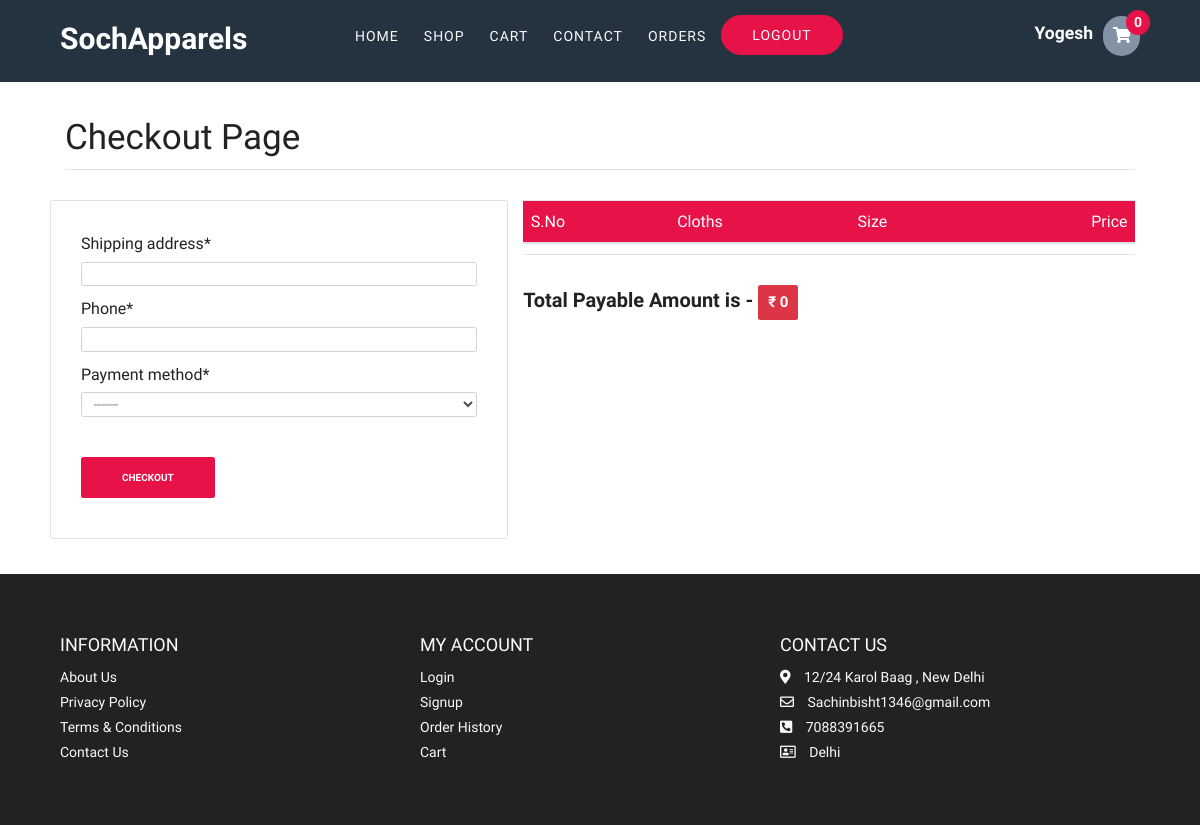
The page /checkout/ (signed in) on the database its author committed.
### store/models/index.py (models this page shows, shortened)
class WebsiteDetail(models.Model):
    website_name = models.CharField(max_length=50)
    website_logo = models.ImageField(upload_to="media/images/", height_field=None, width_field=None, max_length=None)
    website_description = models.CharField(max_length=250)
    favicon_icon = models.ImageField(upload_to="media/images/", height_field=None, width_field=None, max_length=None)
    hero_image = models.ImageField(upload_to="media/images/", height_field=None, width_field=None,
    max_length=None)
    hero_headline = models.CharField(max_length=200)
    offer_headine = models.CharField(max_length=50)
    offer_image = models.ImageField(upload_to="media/images/", height_field=None, width_field=None, max_length=None)
    offer_text = models.CharField(max_length=50)
    location = models.CharField(max_length=150)
    email_1 = models.EmailField(max_length=254)
    email_2 = models.EmailField(max_length=254)
    mobile_1 = models.CharField(max_length=10)
    mobile_2 = models.CharField(max_length=10)
    city = models.CharField(max_length=20)

### store/views/checkout.py (the view, shortened to what this page needs)
# urls.py: path("checkout/", login_required(CheckoutView.as_view(), login_url="/login/"), name="Checkout"),
class CheckoutView(View):
    def get(self, request: WSGIRequest) -> HttpResponse:
        form = CheckoutForm()
        buy: List = request.session.get('buy', [])
        cart: List = request.session.get('cart', [])
        context: Dict = {
            'form': form,
            'cart': cart,
            'buy' : buy[:1],
        }
        return render(request, 'store/checkout.html', context=context)

### store/forms/checkout_form.py
class CheckoutForm(forms.ModelForm):
    class Meta:
        model = Order
        fields = ['shipping_address','phone','payment_method']

### store/templatetags/cloth_tags.py (called while the page is built)
@register.simple_tag
def faviconIcon() -> str:
    favicon = website.favicon_icon.url
    return favicon

@register.simple_tag
def get_address() -> str:
    return website.location

@register.simple_tag
def get_email_1() -> str:
    return website.email_1

@register.simple_tag
def get_mobile_1() -> str:
    return website.mobile_1

@register.simple_tag
def get_city() -> str:
    return website.city

@register.simple_tag
def get_name() -> str:
    return website.website_name

@register.filter
def rupee(number: int) -> str:
    return f'₹ {number}'

@register.filter
def total_payable_amount(cart) -> int:
    total = 0
    for c in cart:
        discount = c.get("cloth").cloth_discount
        price = c.get('size').price
        sale_price = calculate_sale_price(price, discount)
        total_of_single_product = sale_price * c['quantity']
        total = total + total_of_single_product
    return total

### store/templates/store/checkout.html (shortened to what this page needs)
{% extends 'store/layout.html' %}
{% load crispy_forms_tags %}
{% load cloth_tags %}
{% block body %}
<section>
    <div class="container">
        <div class="p-2">
            <div class="display-4 mt-5">
                Checkout Page
            </div>
            <hr>
            <div class="row mb-5 mt-5">
                <div class="col-lg-5 border rounded  p-5">
                    <form action="/checkout/" method="POST">
                        {{form|crispy}}
                        <div class="form-group">
                          <input type="submit" value="Checkout" class="checkout btn  btn-outline">
                        </div>
                    </form>
                </div>
                {% if buy %}
                <div class="col">
                    <table class="table">
                        <thead>
                            <tr>
                                <th>S.No</th>
                                <th>Cloths</th>
                                <th>Size</th>
                                <th>Price</th>
                            </tr>
                        </thead>
                        <tbody>
                        {% for b in buy|slice:"0:1" %}
                            <tr>
                                <td scope="row">1</td>
                                <td>{{b.size.cloth.cloth_name}}</td>
                                <td>{{b.size.size}}</td>
                                <td>{% calculate_sale_price b.size.price b.size.cloth.cloth_discount as result %}{{result|rupee}}</td>
                            </tr>
                        {% endfor %}
                        </tbody>
                    </table>
                <hr>
                <div>
                    {% for b in buy|slice:"0:1" %}
                    <h2 class="mt-5">Total Payable Amount is - <span class="badge badge-danger p-3">{% calculate_sale_price b.size.price b.size.cloth.cloth_discount as result %}{{result|rupee}}</span>
                        </h2>
                    {% endfor %}
                </div>
                </div>
                {% else %}
                <div class="col">
                    <table class="table">
                        <thead>
                            <tr>
                                <th>S.No</th>
                                <th>Cloths</th>
                                <th>Size</th>
                                <th>Price</th>
                            </tr>
                        </thead>
                    </table>
                <hr>
                <div>
                    <h2 class="mt-5">Total Payable Amount is - <span class="badge badge-danger p-3">{{cart|total_payable_amount|rupee}}</span>
                        </h2>
                </div>
                </div>
                {% endif %}
            </div>
    </div>
    </div>
</section>
{% endblock %}

### store/templates/store/layout.html (shortened to what this page needs)
<!DOCTYPE html>
<html lang="en">
{% load static %}
{% load cloth_tags %}
<head>
  <link rel="stylesheet" href="https://stackpath.bootstrapcdn.com/bootstrap/4.4.1/css/bootstrap.min.css">
  <link rel="stylesheet" href="https://cdnjs.cloudflare.com/ajax/libs/Glide.js/3.4.1/css/glide.core.css" />
  <link rel="stylesheet" href="https://cdnjs.cloudflare.com/ajax/libs/Glide.js/3.4.1/css/glide.theme.css" />
  <link rel="stylesheet" href="https://cdnjs.cloudflare.com/ajax/libs/font-awesome/5.15.1/css/all.min.css" />
  <link rel="stylesheet" href="{%static 'store/style.css' %}" />
</head>
<body>
  <div class="navigation nav_color">
    <div class="container">
      <nav class="nav__center">
        <div class="nav__header">
          <div class="nav__logo">
            <h1>{% get_name %}</h1>
          </div>
        </div>
        <div class="nav__menu">
          <ul class="nav__list">
            <li class="nav__item">
              <a href="/" class="nav__link">Home</a>
            </li>
            <li class="nav__item">
              <a href="/store" class="nav__link">Shop</a>
            </li>
            <li class="nav__item">
              <a href="/cart" class="nav__link">Cart</a>
            </li>
            <li class="nav__item">
              <a href="/contact" class="nav__link ">Contact</a>
            </li>
            {% if request.user.is_authenticated %}
            <li class="nav__item">
              <a href="/orders" class="nav__link">Orders</a>
            </li>
            <li class="nav__item">
              <a href="/logout" class="nav__link">Logout</a>
            </li>
            {% endif %}
          </ul>
          <ul class="nav__icons">
              {% if request.user.is_authenticated %}
              <h3  class="text-white mr-3">{{request.user.first_name}}</h3>
              {% endif %}
            <a href="/cart" class="icon__item">
              <i class="fas fa-shopping-cart" aria-hidden="true"></i>
              <span id="cart">{{request.session.cart|length}}</span>
            </a>
          </ul>
        </div>
      </nav>
    </div>
  </div>
  {% block body %} {% endblock %}
   <footer id="footer" class="section footer">
    <div class="container">
        <div class="footer__top">
            <div class="footer-top__box">
                <h3>INFORMATION</h3>
                <a href="/about">About Us</a>
                <a href="#">Privacy Policy</a>
                <a href="#">Terms & Conditions</a>
                <a href="/contact">Contact Us</a>
            </div>
            <div class="footer-top__box">
                <h3>MY ACCOUNT</h3>
                <a href="/login">Login</a>
                <a href="/registration">Signup</a>
                <a href="/orders">Order History</a>
                <a href="/cart">Cart</a>
            </div>
            <div class="footer-top__box">
                <h3>CONTACT US</h3>
                <div>
                    <span>
                        <i class="fas fa-map-marker-alt"></i>
                    </span>
                    {% get_address %}
                </div>
                <div>
                    <span>
                        <i class="far fa-envelope"></i>
                    </span>
                    {% get_email_1 %}
                </div>
                <div>
                    <span>
                        <i class="fas fa-phone-square-alt"></i>
                    </span>
                    {% get_mobile_1 %}
                </div>
                <div>
                    <span>
                        <i class="far fa-address-card"></i>
                    </span>
                    {% get_city %}
                </div>
            </div>
        </div>
    </div>
</footer>
</body>
</html>

### store/static/store/style.css (style rules this page uses)
:root { --default-color: #e71247; --default-color2: #d64569; --dark-color: #222; --dark-color-alt: #3c4858; --grey-color: #f9fafd; --grey-color-alt: #8492a6; --yellow: #ffcc00; --white: #fff; }
*, *::after, *::before { padding: 0; margin: 0; box-sizing: border-box; }
html { scroll-behavior: smooth; font-size: 62.5%; }
body { position: relative; font-family: "Dosis", sans-serif; font-size: 1.6rem; font-weight: 400; line-height: 1.6; min-height: 100%; color: var(--dark-color); background-color: var(--white); }
li, ul { list-style: none; }
a { text-decoration: none; }
h2, h3, h4 { font-weight: 600; }
.container { max-width: 114rem; padding: 0 1rem; margin: 0 auto; }
@media only screen and (max-width: 1200px) { .container { padding: 0 3rem; } }
.navigation { position: relative; padding: 1.5rem 0; z-index: 100; }
.nav_color { background: #253341; }
.nav__center { display: grid; grid-template-columns: 1fr 3fr; align-items: center; }
.nav__header .nav__logo h1 { font-size: 3rem; font-weight: 700; color: var(--white); }
.nav__icons i { width: 1.7rem; height: 1.7rem; }
.nav__menu { display: flex; justify-content: space-between; align-items: center; }
.nav__menu .nav__list { display: flex; justify-content: space-between; padding: 0 1.5rem; }
.nav__list .nav__item:not(:last-child) { margin-right: 0.5rem; }
.nav__item .nav__link:link, .nav__item .nav__link:visited { display: inline-block; padding: 1rem; color: var(--grey-color); text-transform: uppercase; font-weight: 500; font-size: 1.4rem; letter-spacing: 1px; transition: all 300ms ease-in-out; }
.nav__menu .nav__item:last-child .nav__link { background-color: var(--default-color); padding: 0.8rem 3rem; border-radius: 10rem; border: 1px solid var(--default-color); transition: all 300ms ease-in-out; }
.nav__icons { display: flex; align-items: center; }
.nav__icons .icon__item { color: var(--grey-color); padding: 1rem; }
.nav__icons .icon__item i { color:white; }
.nav__icons .icon__item:last-child { position: relative; background-color: var(--grey-color-alt); padding: 0.7rem 1rem; border-radius: 5rem; }
.nav__icons .icon__item:last-child span { position: absolute; background-color: var(--default-color); display: inline-block; top: -0.6rem; right: -1rem; border-radius: 50%; padding: 0.1rem 0.8rem; font-size: 1.4rem; font-weight: 800; }
.section { padding: 5rem 0; }
table { width: 100%; border-collapse: collapse; }
th { text-align: left; padding: 0.5rem; color: #fff; background-color: var(--default-color); font-weight: normal; }
th:last-child { text-align: right; }
.checkout.btn , .filter.btn { display: inline-block; background-color: var(--default-color); padding: 1.2rem 4rem; color: #fff; font-weight: 600; text-transform: uppercase; margin-top: 3rem; }
.footer { bottom:0; background-color: var(--dark-color); padding: 6rem 1rem; line-height: 2.5rem; }
.footer-top__box span { margin-right: 1rem; }
.footer__top { display: grid; grid-template-columns: repeat(3, 1fr); color: var(--grey-color); }
.footer-top__box a:link, .footer-top__box a:visited { display: block; color: var(--grey); font-size: 1.4rem; transition: 0.6s; }
.footer-top__box div { color: var(--grey); font-size: 1.4rem; }
.footer-top__box h3 { font-size: 1.8rem; font-weight: 400; margin-bottom: 1rem; }

### rows shown on the page
WebsiteDetail: website_name "SochApparels", location "12/24 Karol Baag , New Delhi", email_1 "Sachinbisht1346@gmail.com", mobile_1 "7088391665", city "Delhi"

### other values the page prints
{{ request.user.first_name }} "Yogesh"
{{ request.session.cart|length }} "0"
{{ cart|total_payable_amount|rupee }} "₹ 0"
